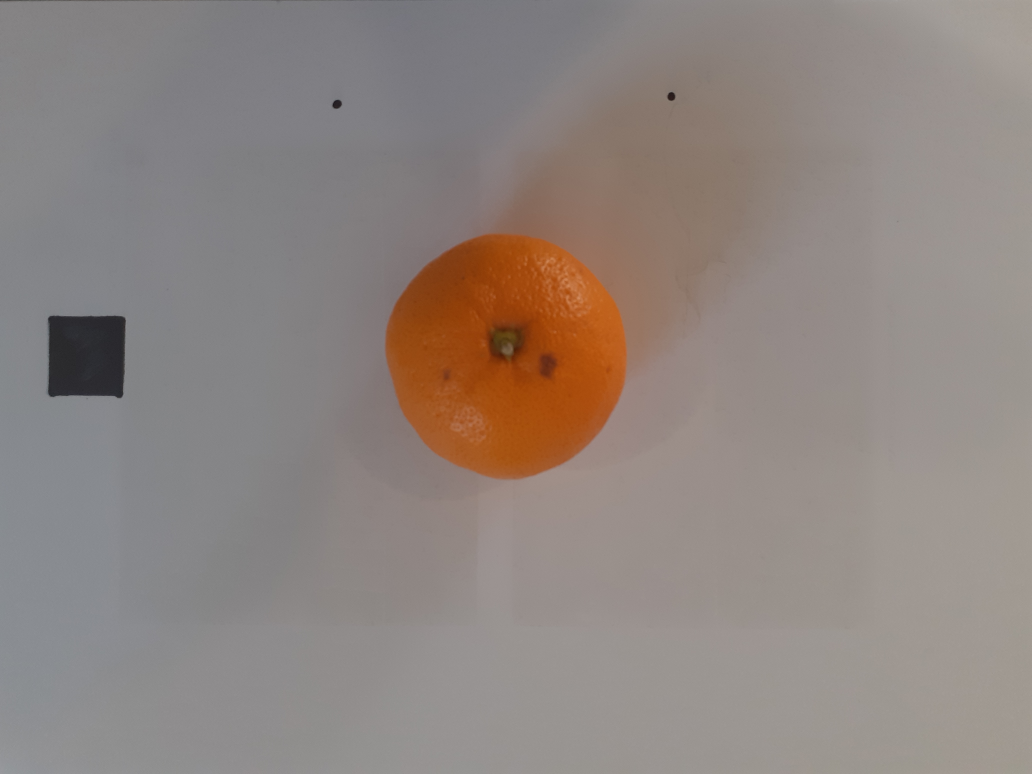
#> input picture images/Q2/Mandarin_calsq.jpg, 4128 x 3096 px, found by its file name (shown at 1/4 size)
$ python Q2.py
#> lines starting #> are read from the running program, lines starting #| are printed output that depends on the picture; after the words box and inside, x2 and y2 are one past the last pixel; in counts of white or black regions, pixels touching at a corner belong together
import cv2 as cv
import numpy as np


def main():

    # ---------------- Load image ---------------------------------#
    img = cv.imread("images/Q2/mandarin_calsq.jpg")
#> img is the input picture: shape (3096, 4128, 3); mean B, G, R 128.1, 132.9, 142.9
    if img is None:
        print("ERROR::CV::Could not read image.")
        return 1

    # ---------------- Resize image -------------------------------#
    rows, cols, channels = img.shape
#> rows = 3096; cols = 4128; channels = 3
    rows = rows // 4
#> rows = 774
    cols = cols // 4
#> cols = 1032

    img = cv.resize(img, (cols, rows))
#> img: shape (774, 1032, 3)

    cv.imshow("mandarine", img)
    # ---------------- Convert image from BGR to HSV --------------#
    blurred = cv.GaussianBlur(img, (3, 3), 0)
    hsv = cv.cvtColor(blurred,cv.COLOR_BGR2HSV)
#> hsv: shape (774, 1032, 3); mean H, S, V 52.9, 29.1, 144.2

    #---------------- Create masks from HSV values ----------------#
    cal_lower = np.array([0,0,59])
    cal_upper = np.array([180,255,255])
    cal_mask = cv.inRange(hsv, cal_lower, cal_upper)
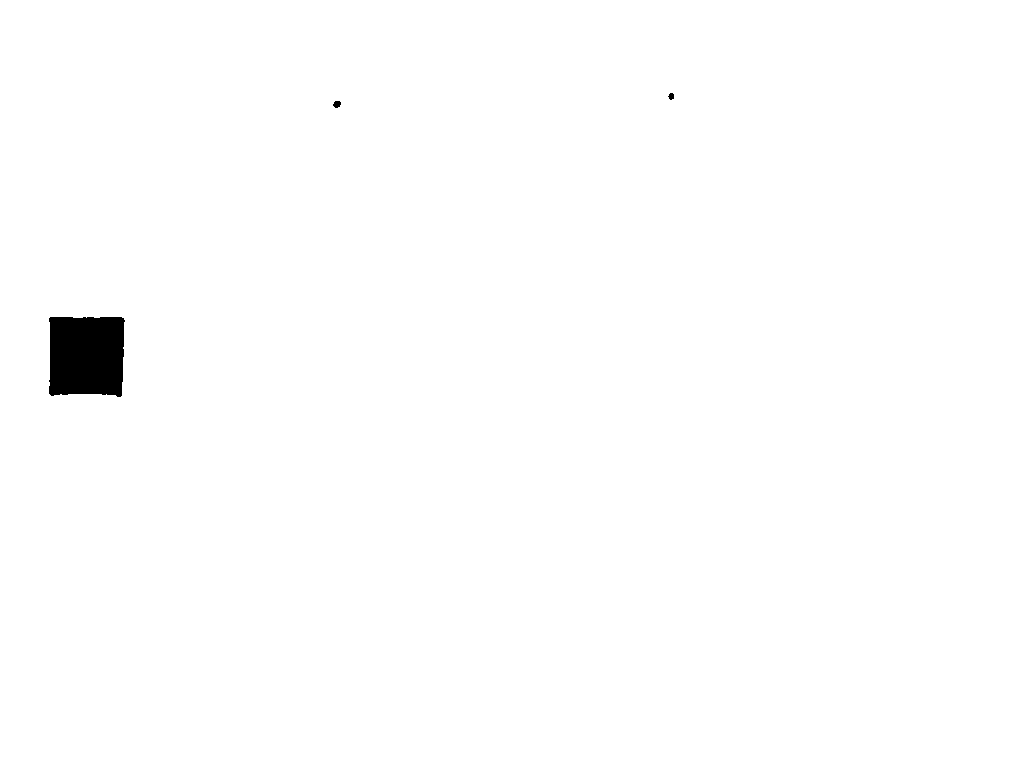
#> cal_mask: shape (774, 1032); 99.3% white; 3 black regions, box (x1, y1, x2, y2) and area: (49, 317, 125, 397) 5692, (333, 101, 341, 108) 43, (668, 93, 674, 100) 31
    cal_mask = ~cal_mask
    cv.imshow('cal_mask1', cal_mask)


    lower_1 = np.array([0,106,0])
    upper_1 = np.array([179,255,255])
    mask1 = cv.inRange(hsv, lower_1, upper_1)
#> mask1: shape (774, 1032); 5.8% white; 1 white region, box (x1, y1, x2, y2) and area: (385, 232, 628, 479) 46230
    # mask1 = ~mask1
    cv.imshow('mask1', mask1)
    kernel = np.ones((2,2),np.uint8)

    #--------------- Morphological Transforms ----------------------#
    cal_closing = cv.morphologyEx(cal_mask, cv.MORPH_CLOSE, kernel)
#> cal_closing: shape (774, 1032); 0.72% white; 3 white regions, box (x1, y1, x2, y2) and area: (50, 318, 126, 398) 5694, (334, 102, 342, 109) 43, (669, 94, 675, 101) 31
    closing = cv.morphologyEx(mask1, cv.MORPH_CLOSE, kernel)
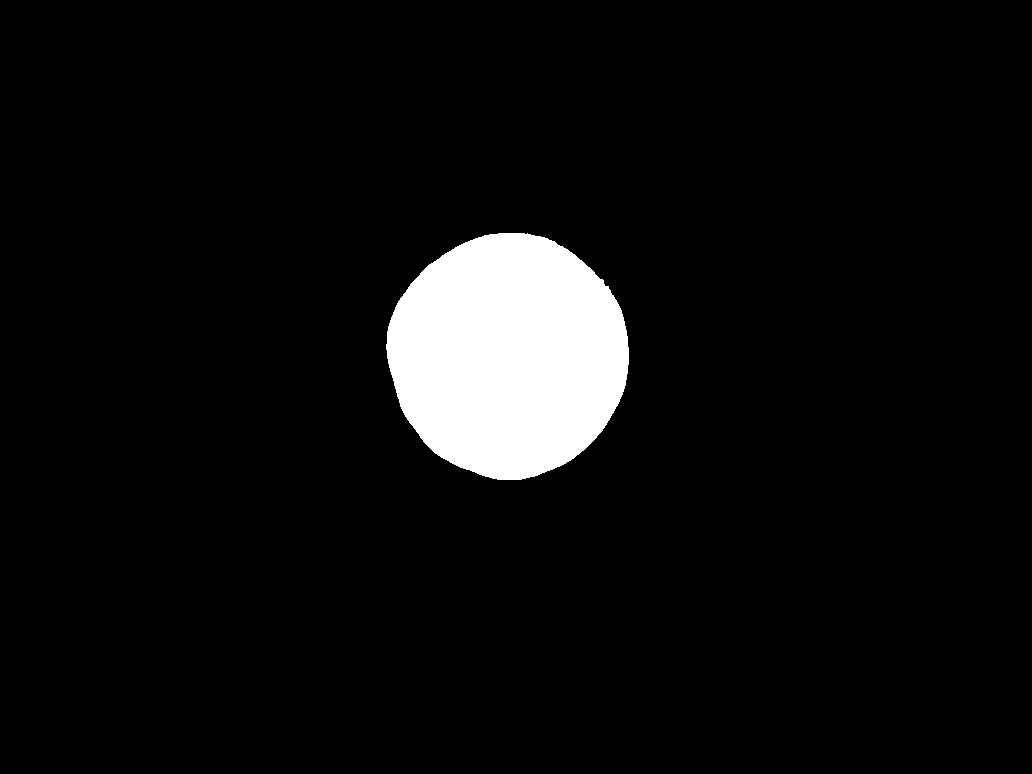
#> closing: shape (774, 1032); 5.8% white; 1 white region

    #--------------- Find Contours ---------------------------------#
    cal_num = 0
    num = 0

    contours,h  = cv.findContours(closing,1,2)
#> contours = 1 contour; box (x1, y1, x2, y2) and area: (386, 233, 629, 480) 45888; h = [[-1, -1, -1, -1]]
    cal_contours,h  = cv.findContours(cal_closing,1,2)
#> cal_contours = 3 contours; box (x1, y1, x2, y2) and area: (50, 318, 126, 398) 5544, (334, 102, 342, 109) 32, (669, 94, 675, 101) 22; h = [[1, -1, -1, -1], [2, 0, -1, -1], [-1, 1, -1, -1]]
    known_cal_square_size = 400 #20mm x 20mm

    for cal_cnt in cal_contours:
        cal_area = cv.contourArea(cal_cnt)
        if ((cal_area >= 400) & (cal_area <= 7000)): #get square
            print("cal_ contour area = {}".format(cal_area))
            cv.drawContours(img,[cal_cnt],0,(0,0,255),2)
            cal_num += 1
            # ----------------- pixel size calculation
            print('cal area = {}'.format(cal_area))
            cal_value = (cal_area / known_cal_square_size)
            print('cal value = {}'.format(cal_value))
            print('Area of square = {}'.format(cal_area/cal_value)) #pix area to mm2
            cv.imshow("contour num = {}".format(cal_num), img)
            cv.waitKey(0)
#> this loop made 3 passes
#> (cal_area, cal_num, cal_value) on pass 1: (5544, 1, 13.86)
#> cal_area on passes 2 to 3: 32.5, 22
#| cal_ contour area = 5544.0
#| cal area = 5544.0
#| cal value = 13.86
#| Area of square = 400.0
#> pass 1, in main, `cv.imshow("contour num = {}".format(cal_num), img)`:
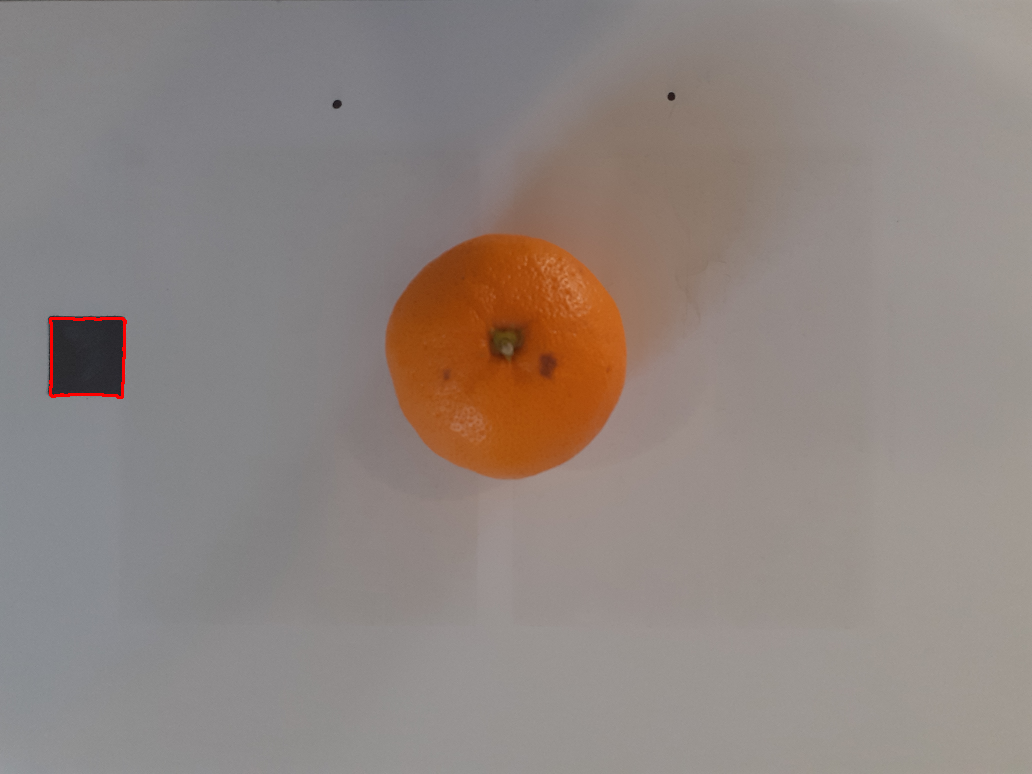
#> window 'contour num = 1': shape (774, 1032, 3); mean B, G, R 128.1, 133, 143.3
#> after the loop, cal_num = 1


    for cnt in contours:
        area = cv.contourArea(cnt)
        # if ((area >= 270) & (area <= 1000)):
        print("contour area = {}".format(area))
        cv.drawContours(img,[cnt],0,(0,0,255),2)
        num += 1
        mandarin_area = area / cal_value
        cv.imshow("contour num = {}".format(num), img)
        cv.waitKey(0)
#> this loop made 1 pass
#> (area, num, mandarin_area) on pass 1: (45888, 1, 3310.8)
#| contour area = 45888.0
#> pass 1, in main, `cv.imshow("contour num = {}".format(num), img)`:
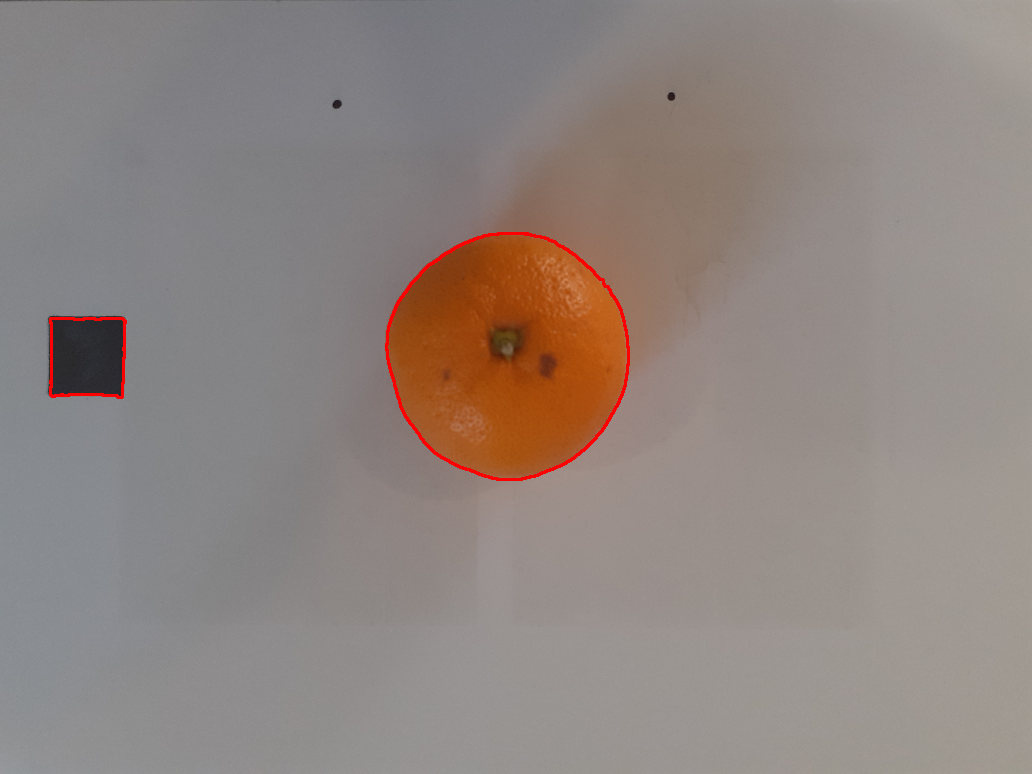
#> window 'contour num = 1': shape (774, 1032, 3); mean B, G, R 127.9, 132.6, 143.6
#> after the loop, num = 1

    cv.putText(img, "surface area of mandarine = " + "{0:.1f}".format(mandarin_area), (30, 700), cv.FONT_HERSHEY_COMPLEX_SMALL, 1, (0, 0, 0), 2)
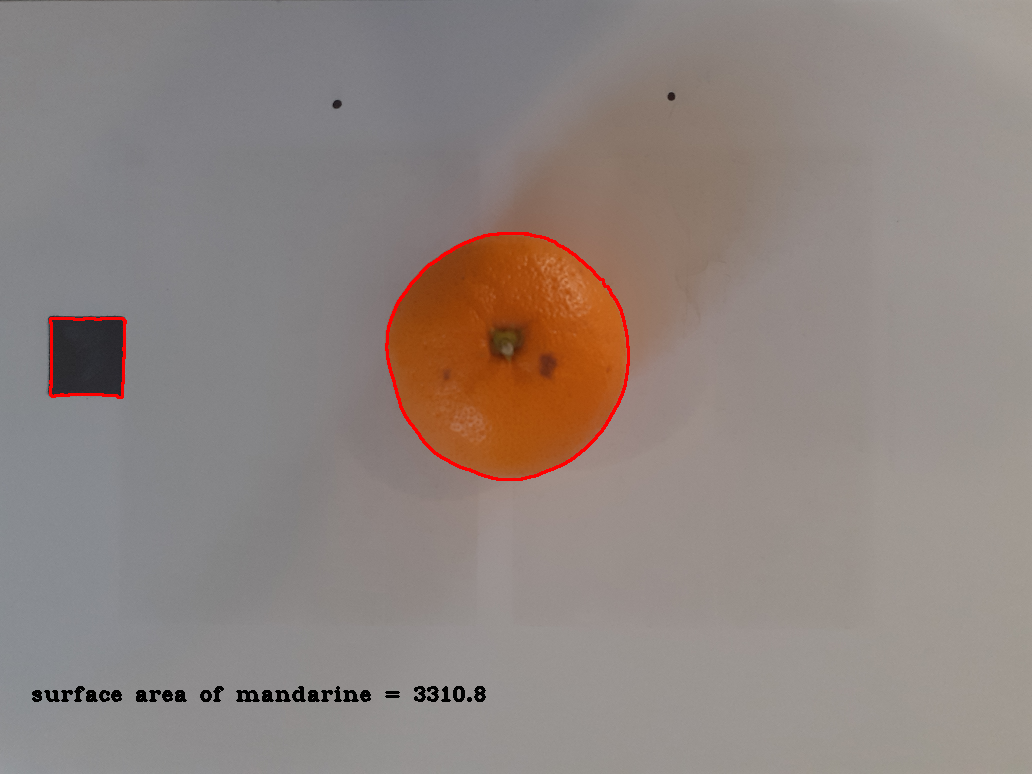
#> img: shape (774, 1032, 3); 0.37% of pixels changed, all inside (x1, y1, x2, y2) = (32, 686, 486, 702)
    cv.imshow('Q2_resultV2', img)
    cv.imwrite('images/Q2/Q2_result.png', img)

    cv.waitKey(0)
    cv.destroyAllWindows()

    return 0


if __name__ == "__main__":

    main()
